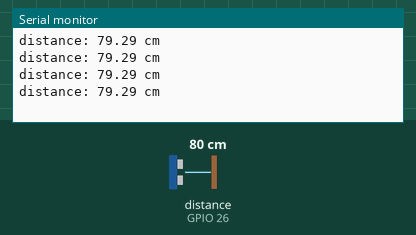
This sketch was run on a simulated ESP32. Shown: the last lines printed to the serial monitor. Wiring (inferred from the names in the program): ultrasonic range finder: trigger GPIO 25; echo GPIO 26. The test bench sets the inputs (shaded band); at power-on: distance to the obstacle (sensor on GPIO 26) 80 cm. The echo pulse lasts 58.3 µs per cm.

Above: at 1.2 s.
1.3 s: distance to the obstacle (sensor on GPIO 26) set to 2 cm
At 1.73 s:
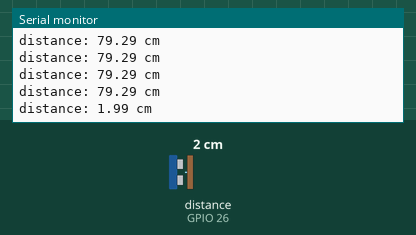
2.8 s: distance to the obstacle (sensor on GPIO 26) set to 4 cm
At 2.94 s:
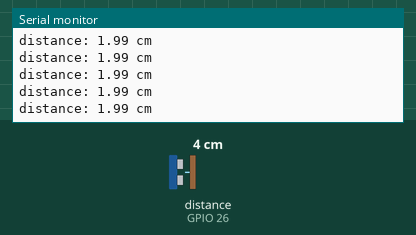
Timing chart, 0 to 5.8 s (numbered marks = the images above; inputs shaded):
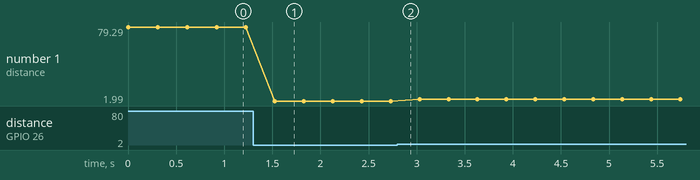

The sketch:

Ultrasound_Trial_1.ino
```cpp
const int TrigPin = 25;
const int EchoPin = 26;

float duration;
float distance_cm;

void setup() {

  // Open the communication channel between computer and microcontroller
  Serial.begin (115200);

   // set up Trig pin as an OUTPUT (Emitter)
  pinMode(TrigPin, OUTPUT);

  // set up the Echo pin to INPUT (receiver)
  pinMode(EchoPin, INPUT);

}

void loop() {
  // generate 10-microsecond pulse to Trig pin.  Remember a microsecond is one millionth of a second.
  digitalWrite(TrigPin, HIGH);
  delayMicroseconds(10);
  digitalWrite(TrigPin, LOW);

  // measure duration of pulse from ECHO pin
  duration = pulseIn(EchoPin, HIGH);

  // calculate the distance.  0.017 is the speed of sound in microseconds divided by two duration will record the time there and back)
  distance_cm = duration * 0.017;

  // print the value to Serial Monitor
  Serial.print("distance: ");
  Serial.print(distance_cm);
  Serial.println(" cm");

  // add in a short delay so we can see the difference before it changes
  delay(300);
}
```

Measured:
- after the input at 1.3 s, the serial monitor: prints a new line after 0.23 s (image 1)
- plotted number 1: 79.29 → 1.99 after the input at 1.3 s, 1.99 → 3.98 after the input at 2.8 s
